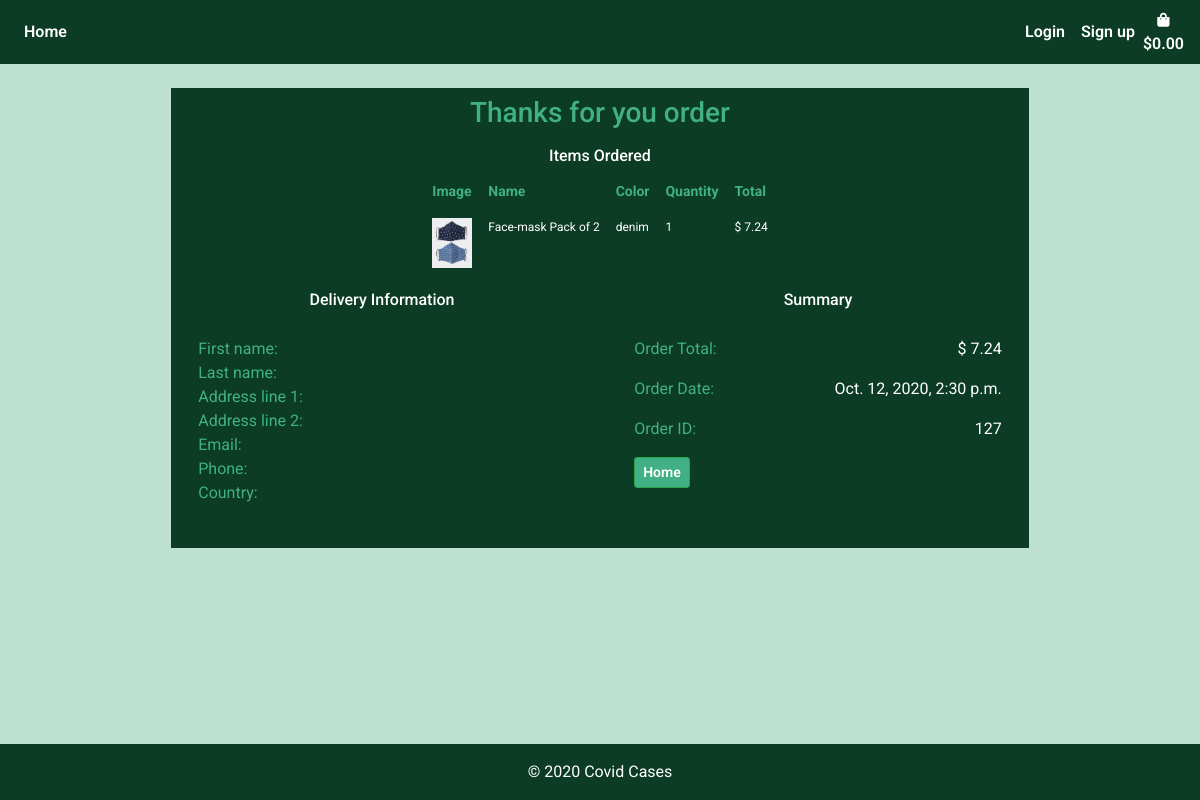
/bag/order_success/127, run on the app's committed database.
### shopping_bag/models.py (models this page shows)
class OrderItem(models.Model):
    item = models.ForeignKey(Product, on_delete=models.CASCADE)
    order = models.ForeignKey(Order, on_delete=models.CASCADE)
    quantity = models.IntegerField(null=True , editable=True, default=0)
    def line_total(self):
        return self.quantity * self.item.price

class Order(models.Model):
    customer_profile = models.ForeignKey(Customer, on_delete=models.SET_NULL, null=True, blank=True)
    stripe_pid = models.CharField(max_length=settings.CONST_PROFILE_ATTR, null=False, blank=False, default='')
    ordered_date = models.DateTimeField(auto_now_add=True)
    order_total = models.DecimalField(max_digits=6, decimal_places=2, null=True)
    order_confirmed = models.BooleanField(default=False)
    date_dispatched = models.DateTimeField(null=True)

### products/models.py (models this page shows, shortened)
class Product(models.Model):
    product_name = models.CharField(max_length=settings.CONST_PROFILE_ATTR)
    color = models.CharField(max_length=settings.CONST_PROFILE_ATTR)
    price = models.DecimalField(max_digits=6, decimal_places=2)
    image = ResizedImageField(size=[400, 500], crop=['middle', 'center'],quality=100, upload_to='', default='noimage.jpeg')
    image_2 = ResizedImageField(size=[400, 500], crop=['middle', 'center'],quality=100, upload_to='', default='noimage.jpeg', null=True)
    number_in_stock = models.IntegerField(null=True , editable=True, default=0)
    is_active = models.BooleanField(default=True, null=True)
    created_by = models.CharField(max_length=settings.CONST_PROFILE_ATTR, null=True)
    created_date = models.TimeField(auto_now_add=True, null=True)
    supplier = models.ForeignKey(Supplier, on_delete=models.CASCADE, null=True)

### shopping_bag/views.py (the view)
# urls.py: path("order_success/<int:order_id>", views.order_success, name="order_success"),
def order_success(request, order_id):
    order = Order.objects.get(id=order_id)
    order_items = OrderItem.objects.filter(order=order)
    context = {
        "order": order,
        "order_items": order_items
    }
    return render(request, "shopping_bag/order_success.html", context)

### shopping_bag/templates/shopping_bag/order_success.html (shortened to what this page needs)
{% extends 'base.html'%}
{% load static %}
{% load tz %}
{% get_current_timezone as TIME_ZONE %}
{% block content %}
    <div class="d-flex justify-content-center h-100 ">
        <div class="order-confirmed-page">
            <div class="d-flex justify-content-center">
                <h3 id="order-confirmed-title">Thanks for you order</h3>
            </div>
            <div class="row">
                <div class="col-md-12">
                    <h6 class="text-center mt-2">Items Ordered</h6>
                    <table class="table table-borderless order-confirmed-table">
                        <thead>
                            <tr>
                            <th scope="col">Image</th>
                            <th scope="col">Name</th>
                            <th scope="col">Color</th>
                            <th scope="col">Quantity</th>
                            <th scope="col">Total</th>
                            </tr>
                        </thead>
                        <tbody>
                        {% for item in order_items %}
                            <tr>
                            <td scope="row"><img class="img-fluid" style="max-width:40px;" src="{{ MEDIA_URL }}{{ item.item.image }}"/></td>
                            <td>{{ item.item.product_name }}</td>
                            <td>{{ item.item.color }}</td>
                            <td>{{ item.quantity }}</td>
                            <td>$ {{ item.line_total }}</td>
                            </tr>
                        {% endfor %}
                        </tbody>
                    </table>
                </div>
                <div class="col-md-6 mx-auto delivery-information mt-2">
                    <h6 class="text-center" >Delivery Information</h6>
                    <ul class="list-unstyled">
                        <li><span class="order-confirmed-label">First name: </span></li>
                        <li><span class="order-confirmed-label">Last name: </span></li>
                        <li><span class="order-confirmed-label">Address line 1: </span></li>
                        <li><span class="order-confirmed-label">Address line 2: </span></li>
                        <li><span class="order-confirmed-label">Email: </span></li>
                        <li><span class="order-confirmed-label">Phone: </span></li>
                        <li><span class="order-confirmed-label">Country: </span></li>
                    </ul>
                </div>
                <div class="col-md-6 mt-2">
                    <h6 class="text-center">Summary</h6>
                    <div class="order-summary">
                        <p><span class="order-confirmed-label">Order Total: </span><span class="float-right">$ {{ order.order_total }}</span></p>
                        {% localtime on %}
                            <p><span class="order-confirmed-label">Order Date: </span><span class="float-right">{{ order.ordered_date }}</span></p>
                        {% endlocaltime %}
                        <p><span class="order-confirmed-label">Order ID: </span><span class="float-right">{{ order.id }}</span></p>
                        <div>
                            <a class="btn btn-success btn-sm" href="{% url 'products' %}">Home</a>
                        </div>
                    </div>
                </div>
            </div>
        </div>
    </div>
{% endblock %}

### static/css/base.css (style rules this page uses)
body { background-color: #bee0d3; color: #0C3C26; font-family: 'Roboto', sans-serif; margin: 0; padding: 0; padding-bottom: 60px; margin: 0 0 40px; }
html { position: relative; min-height: 100%; }
a { color: #fff; }
.btn { font-weight: 600; }
a { color: #fff; font-weight: 600; }
.btn-success { background: #41b085 !important; color: #fff !important; font-weight: 600; }
.order-confirmed-page { background-color: #0C3C26; padding: .5rem; width: auto; margin: auto; color: #fff; margin-top: 2%; }
#order-confirmed-title { color: #41b085; }
.order-confirmed-page p { font-size: 16px; }
.order-confirmed-table { color: #fff; width: auto; margin: auto; margin-bottom: .4rem; margin-top: .4rem; }
.order-confirmed-table th { color: #41b085; font-size: 14px; padding: .5rem }
.order-confirmed-table td { font-size: 12px; padding: .5rem }
.delivery-information ul { padding: 1.2rem; }
.order-confirmed-label { color: #41b085; }
.order-summary { padding: 1.2rem; }

### data on the page
OrderItem: item.image (picture), item.product_name "Face-mask Pack of 2", item.color "denim", quantity "1", line_total "7.24"
Order: order_total "7.24", ordered_date "Oct. 12, 2020, 2:30 p.m.", id "127"
